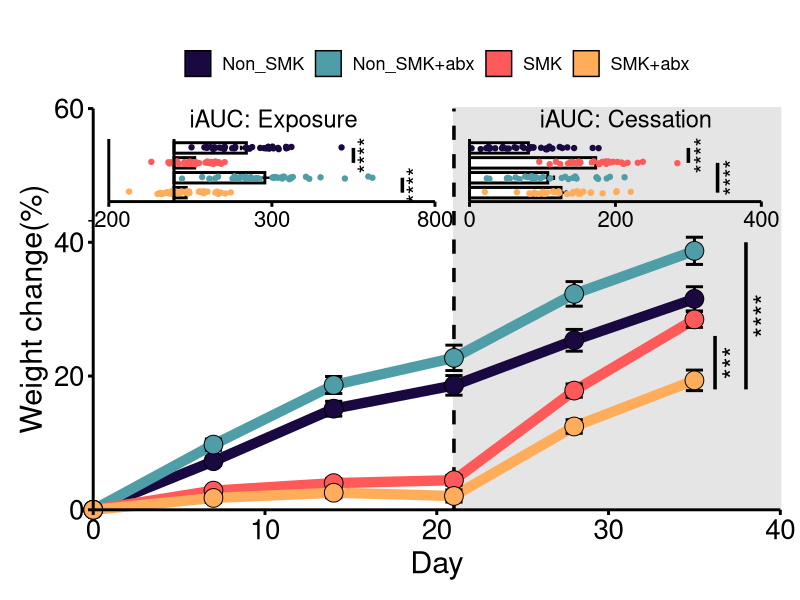
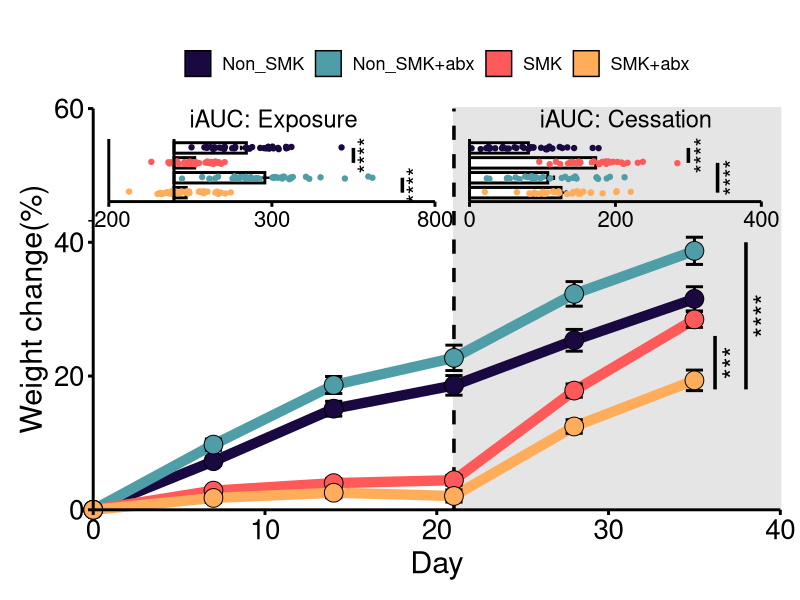
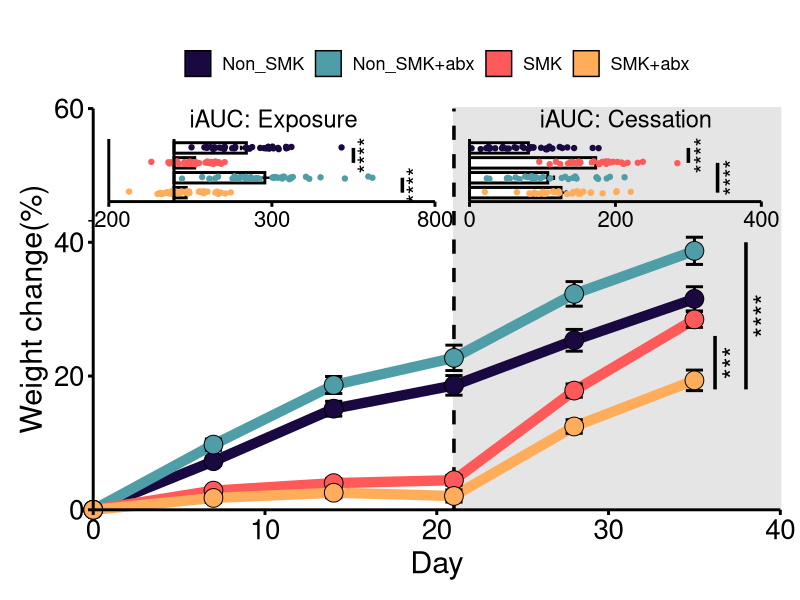

R code for these plots, in order:
library(tidyverse) #ggplot2包，tidyr包等
library(reshape2)  #长宽数据转换(melt函数)

#读入绘制折线图的数据
data <- read.csv('WeightChange_Smoking.csv',header = T)

#准备绘制折线图
#根据treat、Day合并数值列：
data1 <- melt(data, id=c('treat','Day'))

#设置绘制误差棒errorbar时用到的函数：
topbar <- function(x){      
  return(mean(x)+sd(x)/sqrt(length(x))) #误差采用了mean+-sem
}
bottombar <- function(x){
  return(mean(x)-sd(x)/sqrt(length(x)))
}

#折线图基础绘图
#绘图赋值为p0
p0 <- ggplot(data1,aes(Day,value,color=treat))+
  geom_rect(aes(xmin=21,xmax=40,ymin=(-Inf),ymax=Inf),
            fill='grey90',color='grey90')+
  geom_vline(xintercept =21,linetype=2,cex=1.2)+
  stat_summary(geom = 'line',fun='mean',cex=3.5)+
  stat_summary(geom = 'errorbar',
               fun.min = bottombar,fun.max = topbar,
               width=1,cex=1,aes(fill=treat),color = 'black')+
  stat_summary(geom = 'point',fun='mean',aes(fill=treat),
               size=6,pch=21,color='black',
               key_glyph = 'polygon')+
  theme_classic(base_size = 15)

#自定义颜色，mycol1用于折线图，mycol2用于柱状图
mycol1 = c('#1A0841','#4F9DA6','#FF5959','#FFAD5A')
mycol2 = c('#FFAD5A','#4F9DA6','#FF5959','#1A0841')

#折线图细节添加
linechart <- p0+
  scale_color_manual(values = mycol1)+
  scale_fill_manual(values = mycol1)+
  scale_y_continuous(breaks = seq(0,60,20),expand = c(0,0))+
  scale_x_continuous(breaks = seq(0,40,10),expand = c(0,0))+
  labs(y='Weight change(%)')+
  theme(axis.title = element_text(color = 'black',size = 22),
        axis.line = element_line(size = 1),
        axis.text = element_text(color = 'black',size = 20),
        axis.ticks = element_line(size = 1,color='black'),
        legend.position = 'top',
        legend.title = element_blank(),
        legend.key.size = unit(20, "pt"),
        legend.text = element_text(size = 13))+
  annotate(geom = 'segment',x=36.2,xend=36.2,y=18,yend=26,cex=1.2)+
  annotate(geom = 'text',label='***',x=37.2,y=22,size=7,angle=90)+
  annotate(geom = 'segment',x=38,xend = 38,y=18,yend = 40,cex=1.2)+
  annotate(geom = 'text',label='****',x=39,y=29,size=7,angle=90)+
  coord_cartesian(clip = 'off',ylim = c(0,60),xlim = c(0,40))+
  theme(plot.margin = margin(1,0.5,0.5,0.5,'cm'))


#绘制柱状图
#读入绘制柱状图（左）的数据
data_exposure <- read.csv('iAUC_exposure.csv',header = T)

#读入绘制柱状图（右）的数据
data_cessation <- read.csv('iAUC_cessation.csv',header = T)

#数据处理
data2 <- gather(data_exposure,key = treat)
data3 <- gather(data_cessation,key = treat)

#左边柱状图：
leftchart <- ggplot(data2,aes(factor(treat,levels = c('SMK.abx','Non_SMK.abx','SMK','Non_SMK')),
                               value))+
    stat_summary(geom = 'bar',fun = 'mean',
                 fill='white',color='black',
                 width=0.7,cex=1)+
    stat_summary(geom = 'errorbar',
                 fun.min = bottombar,fun.max = topbar,
                 width=0.3,cex=0.8,color='black')+
    geom_jitter(aes(color=factor(treat,levels = c('SMK.abx','Non_SMK.abx','SMK','Non_SMK'))),
                width = 0.1,size=1.5)+
    scale_color_manual(values = mycol2)+
    labs(x=NULL,y=NULL)+
    scale_y_continuous(limits = c(-200,800),breaks = c(-200,300,800),expand = c(0,0))+
    geom_hline(yintercept =0,cex=1)+
    theme_classic(base_size = 15)+
    theme(axis.ticks.y = element_blank(),
          axis.text.y= element_blank(),
          legend.position = 'none',
          axis.line = element_line(size = 1),
          axis.text = element_text(color = 'black',size = 16),
          axis.ticks = element_line(size = 1,color='black'))+
    coord_flip()+
    annotate(geom = 'segment',x=1,xend=2,y=700,yend=700,cex=1.2)+
    annotate(geom = 'text',label='****',x=1.5,y=740,size=6,angle=90)+
    annotate(geom = 'segment',x=3,xend =4,y=550,yend =550,cex=1.2)+
    annotate(geom = 'text',label='****',x=3.5,y=590,size=6,angle=90)

#右边柱状图：
rightchart <- ggplot(data3,aes(factor(treat,levels = c('SMK.abx','Non_SMK.abx','SMK','Non_SMK')),
                               value))+
  stat_summary(geom = 'bar',fun = 'mean',fill='white',color='black',width=0.7,cex=1)+
  stat_summary(geom = 'errorbar',
               fun.min = bottombar,fun.max = topbar,
               width=0.3,cex=0.8,color='black')+
  geom_jitter(aes(color=factor(treat,levels = c('SMK.abx','Non_SMK.abx','SMK','Non_SMK'))),
              width = 0.1,size=1.5)+
  scale_color_manual(values = mycol2)+
  labs(x=NULL,y=NULL)+
  scale_y_continuous(limits = c(0,400),breaks = c(0,200,400),expand = c(0,0))+
  geom_hline(yintercept =0,cex=1)+
  theme_classic(base_size = 15)+
  theme(axis.ticks.y = element_blank(),
        axis.text.y= element_blank(),
        legend.position = 'none',
        axis.line = element_line(size = 1),
        axis.text = element_text(color = 'black',size = 16),
        axis.ticks = element_line(size = 1,color='black'),
        plot.background = element_rect(fill = "transparent",colour = NA),
        panel.background = element_rect(fill = "transparent",colour = NA))+
  coord_flip()+
  annotate(geom = 'segment',x=1,xend=3,y=340,yend=340,cex=1.2)+
  annotate(geom = 'text',label='****',x=2,y=360,size=6,angle=90)+
  annotate(geom = 'segment',x=3,xend =4,y=300,yend =300,cex=1.2)+
  annotate(geom = 'text',label='****',x=3.5,y=320,size=6,angle=90)

#最终图片叠加，完成绘图
#要叠加的图片先用ggplotGrob()函数处理：
leftchart <- ggplotGrob(leftchart)
rightchart <- ggplotGrob(rightchart)

#叠加绘图：
linechart+
  annotation_custom(leftchart,xmin=0,xmax=20.5,ymin=40,ymax=57)+
  annotation_custom(rightchart,xmin=21,xmax=39.5,ymin=40,ymax=57)+
  annotate('text',label='iAUC: Exposure',x=10.5,y=58.5,size=6)+
  annotate('text',label='iAUC: Cessation',x=31,y=58.5,size=6)

#输出图片：
ggsave("line_bar_errorbar_significant.png", width = 6, height = 7, dpi = 600)
ggsave("line_bar_errorbar_significant.pdf", width = 6, height = 7)


